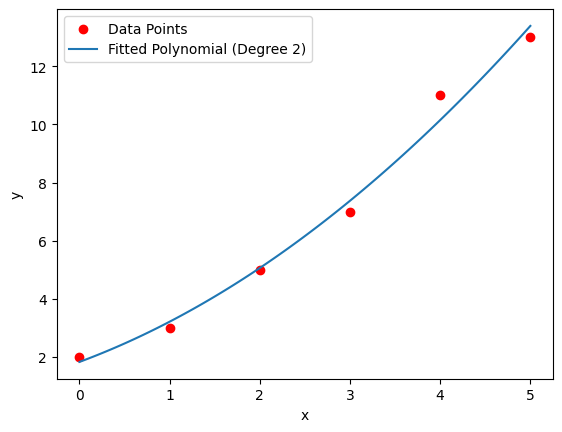
#> input picture example/draw_curve_with_points.png, 562 x 432 px
$ python -i dimentions.py   (imports and definitions only)
#> lines starting #> are read from the running program, lines starting #| are printed output that depends on the picture
import os
import numpy as np
import matplotlib.pyplot as plt
from mpl_toolkits.mplot3d.art3d import Poly3DCollection
from scipy.ndimage import binary_dilation
from utils import save_path_generator
import cv2
import scipy.ndimage as ndi
from skimage import img_as_ubyte
from skimage.morphology import skeletonize


class Dim3:

    def __init__(self):
        pass


    # [183 lines left out: functions read_off_file, rotate_points, plot_points, create_bool_image_from_points, fill_points, plot_3d_points, not called in this run]


class Dim2:

    def __init__(self):
        pass

    # [18 lines left out: function create_flat_image, not called in this run]


    @staticmethod
    def detect_centerline(image,
                                thrhold1 = 7,
                                thrhold2 = 255,
                                c_map ='gray',
                                fig_size =(6, 6),
                                plt_title ='Medial Axis',
                                plt_axis=True,
                                show = True,
                                save=False,
                                save_path = None,
                                silently = False,
                                just_return_medial = False):
#> called with image = '../../example/draw_curve_with_points.png', thrhold1 = 7, thrhold2 = 255, c_map = 'gray', fig_size = (6, 6), plt_title = 'Medial Axis', plt_axis = True, show = True
        if isinstance(image, str):
                img = cv2.imread(image, cv2.IMREAD_GRAYSCALE)
#> img: shape (432, 562); min 0, max 255, mean 250.3
                if img is None:
                        print("Error loading image")
                        return
        try:
                _, binary = cv2.threshold(image, thrhold1, thrhold2, cv2.THRESH_BINARY)
                binary = binary > 0
                skeleton = skeletonize(binary)
        except:
                try:
                        temp = ndi.distance_transform_edt(image)
                        _, binary = cv2.threshold(temp, thrhold1, thrhold2, cv2.THRESH_BINARY)
                        binary = binary > 0
                        skeleton = skeletonize(binary)
                except:
                        try:
                                skeleton = skeletonize(img)
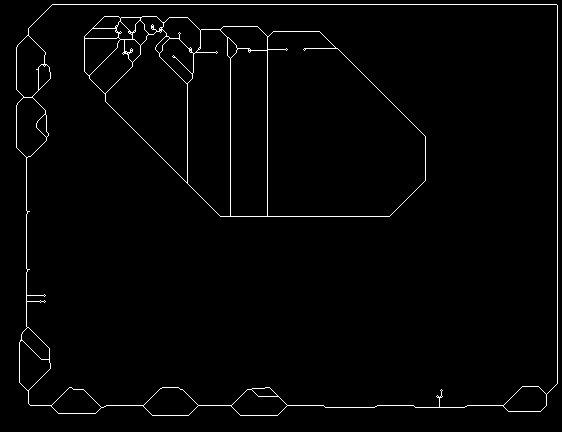
#> skeleton: shape (432, 562) bool; 1.8% white in thin lines or dots
                        except:
                                print("Error reading image")
                                print("Nothing worked!")
                                return
        skeleton = img_as_ubyte(skeleton)
#> skeleton: shape (432, 562); 1.8% white in thin lines or dots
        if just_return_medial:
                return skeleton
        else:
                pass
        plt.figure(figsize=fig_size)
        plt.imshow(skeleton, cmap=c_map) if show else None
        plt.title(plt_title) if show else None
        if plt_axis:
                plt.axis('off')
        if save:
                if save_path:
                        if not save_path.endswith(('.png' ,'.jpg')):
                                save_path = os.path.join(save_path, f'{plt_title}_{thrhold1}_{c_map}.jpg')
                        else:
                                pass
                else:
                        save_path = f'{plt_title}_{thrhold1}_{c_map}.jpg'
                plt.imsave(save_path,skeleton, cmap=c_map)
        if show:
                plt.show()
        else:
                if save and not silently:
                        print(f"Result is Saved in {save_path}")
                        return
                else:
                        return

#end#

>>> result = Dim2().detect_centerline('../../example/draw_curve_with_points.png')
